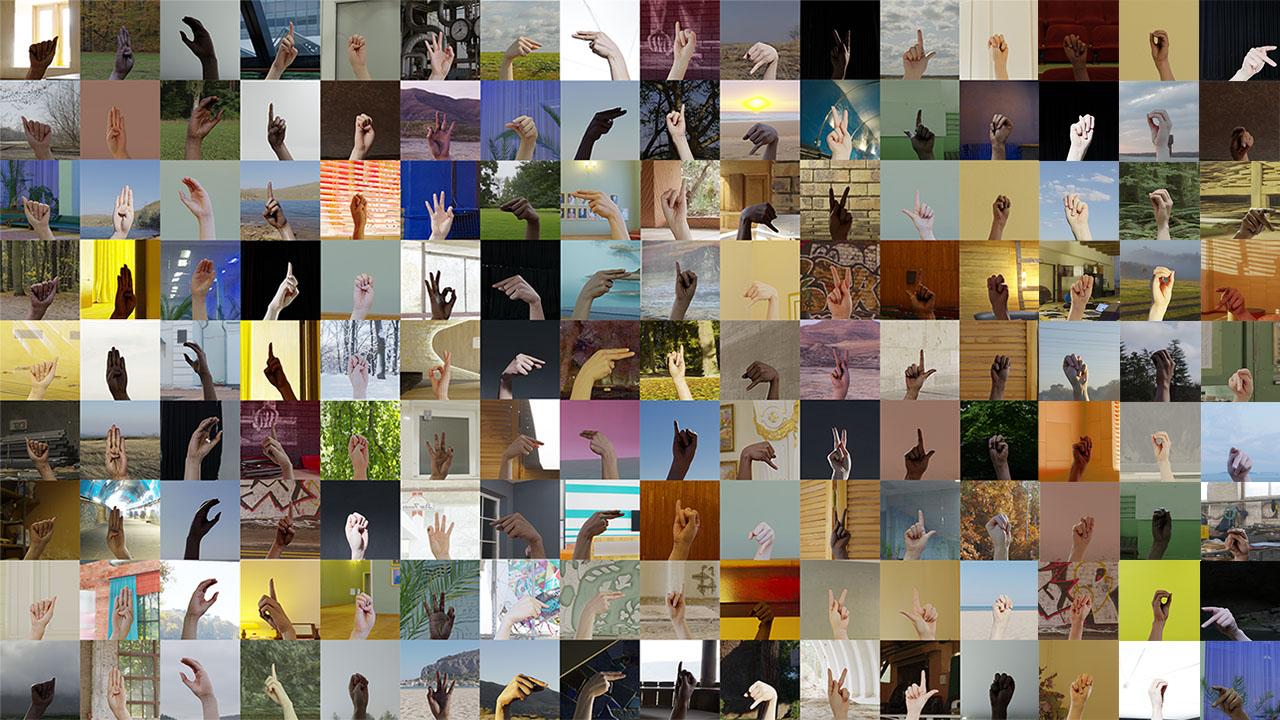
#> input picture alphabet.jpg, 1280 x 720 px, given in place of the camera
$ python collect-data.py
#> lines starting #> are read from the running program, lines starting #| are printed output that depends on the picture; after the words box and inside, x2 and y2 are one past the last pixel; in counts of white or black regions, pixels touching at a corner belong together
import cv2
import numpy as np
import os
import string

# Create the directory structure
if not os.path.exists("data"):
    os.makedirs("data")
if not os.path.exists("data/train"):
    os.makedirs("data/train")
if not os.path.exists("data/test"):
    os.makedirs("data/test")
for i in range(3):
    if not os.path.exists("data/train/" + str(i)):
        os.makedirs("data/train/" + str(i))
    if not os.path.exists("data/test/" + str(i)):
        os.makedirs("data/test/" + str(i))

for i in string.ascii_uppercase:
    if not os.path.exists("data/train/" + i):
        os.makedirs("data/train/" + i)
    if not os.path.exists("data/test/" + i):
        os.makedirs("data/test/" + i)


# Train or test
mode = "train"
directory = "data/" + mode + "/"
minValue = 70

cap = cv2.VideoCapture(0)
interrupt = -1

while True:
    _, frame = cap.read()
#> frame is the input picture: shape (720, 1280, 3); mean B, G, R 106.6, 120.7, 129.1
    # Simulating mirror image
    frame = cv2.flip(frame, 1)
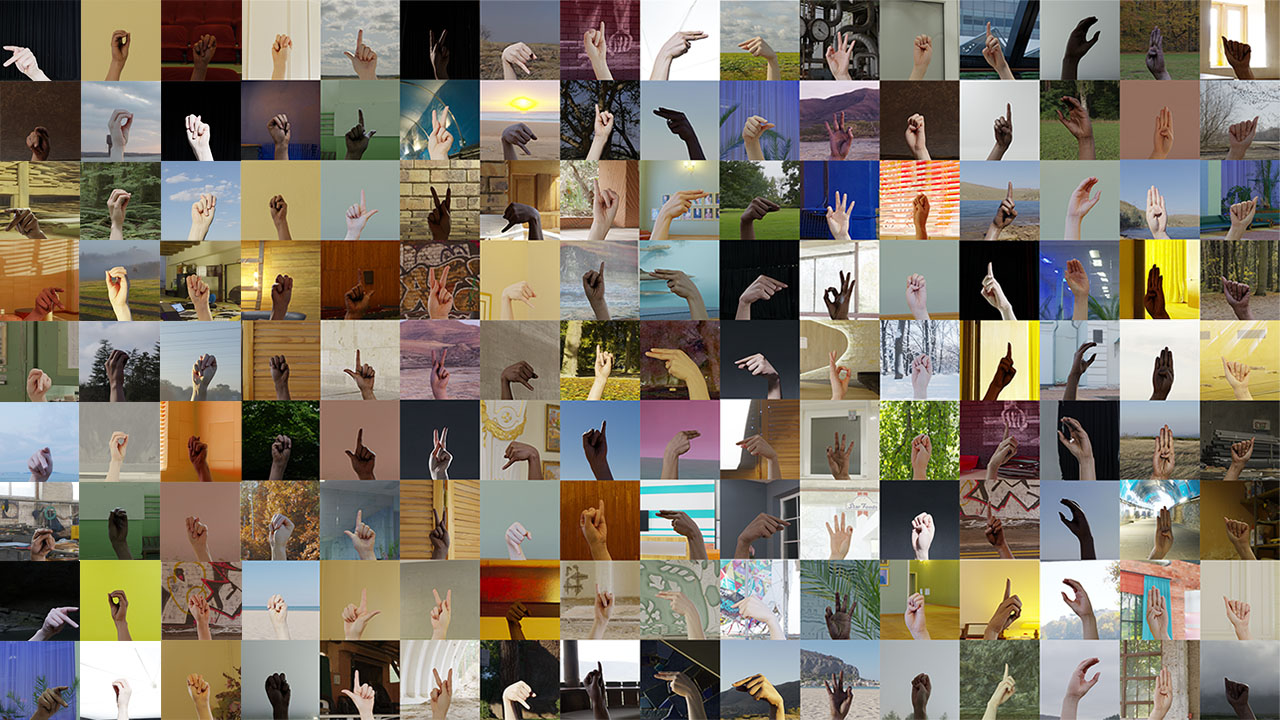
#> frame: shape (720, 1280, 3); mean B, G, R 106.6, 120.7, 129.1

    # Getting count of existing images
    count = {
        "zero": len(os.listdir(directory + "/0")),
        "a": len(os.listdir(directory + "/A")),
        "b": len(os.listdir(directory + "/B")),
        "c": len(os.listdir(directory + "/C")),
        "d": len(os.listdir(directory + "/D")),
        "e": len(os.listdir(directory + "/E")),
        "f": len(os.listdir(directory + "/F")),
        "g": len(os.listdir(directory + "/G")),
        "h": len(os.listdir(directory + "/H")),
        "i": len(os.listdir(directory + "/I")),
        "j": len(os.listdir(directory + "/J")),
        "k": len(os.listdir(directory + "/K")),
        "l": len(os.listdir(directory + "/L")),
        "m": len(os.listdir(directory + "/M")),
        "n": len(os.listdir(directory + "/N")),
        "o": len(os.listdir(directory + "/O")),
        "p": len(os.listdir(directory + "/P")),
        "q": len(os.listdir(directory + "/Q")),
        "r": len(os.listdir(directory + "/R")),
        "s": len(os.listdir(directory + "/S")),
        "t": len(os.listdir(directory + "/T")),
        "u": len(os.listdir(directory + "/U")),
        "v": len(os.listdir(directory + "/V")),
        "w": len(os.listdir(directory + "/W")),
        "x": len(os.listdir(directory + "/X")),
        "y": len(os.listdir(directory + "/Y")),
        "z": len(os.listdir(directory + "/Z")),
    }

    cv2.putText(
        frame,
        "ZERO : " + str(count["zero"]),
        (10, 70),
        cv2.FONT_HERSHEY_PLAIN,
        1,
        (0, 255, 255),
        1,
    )
#> frame: shape (720, 1280, 3); 0.01% of pixels changed, all inside (x1, y1, x2, y2) = (12, 60, 81, 70)

    cv2.putText(
        frame,
        "a : " + str(count["a"]),
        (10, 100),
        cv2.FONT_HERSHEY_PLAIN,
        1,
        (0, 255, 255),
        1,
    )
#> frame: shape (720, 1280, 3); mean B, G, R 106.6, 120.7, 129.1
    cv2.putText(
        frame,
        "b : " + str(count["b"]),
        (10, 110),
        cv2.FONT_HERSHEY_PLAIN,
        1,
        (0, 255, 255),
        1,
    )
#> frame: shape (720, 1280, 3); mean B, G, R 106.6, 120.7, 129.1
    cv2.putText(
        frame,
        "c : " + str(count["c"]),
        (10, 120),
        cv2.FONT_HERSHEY_PLAIN,
        1,
        (0, 255, 255),
        1,
    )
#> frame: shape (720, 1280, 3); mean B, G, R 106.6, 120.8, 129.1
    cv2.putText(
        frame,
        "d : " + str(count["d"]),
        (10, 130),
        cv2.FONT_HERSHEY_PLAIN,
        1,
        (0, 255, 255),
        1,
    )
#> frame: shape (720, 1280, 3); mean B, G, R 106.6, 120.8, 129.1
    cv2.putText(
        frame,
        "e : " + str(count["e"]),
        (10, 140),
        cv2.FONT_HERSHEY_PLAIN,
        1,
        (0, 255, 255),
        1,
    )
#> frame: shape (720, 1280, 3); mean B, G, R 106.6, 120.8, 129.2
    cv2.putText(
        frame,
        "f : " + str(count["f"]),
        (10, 150),
        cv2.FONT_HERSHEY_PLAIN,
        1,
        (0, 255, 255),
        1,
    )
#> frame: shape (720, 1280, 3); mean B, G, R 106.6, 120.8, 129.2
    cv2.putText(
        frame,
        "g : " + str(count["g"]),
        (10, 160),
        cv2.FONT_HERSHEY_PLAIN,
        1,
        (0, 255, 255),
        1,
    )
    cv2.putText(
        frame,
        "h : " + str(count["h"]),
        (10, 170),
        cv2.FONT_HERSHEY_PLAIN,
        1,
        (0, 255, 255),
        1,
    )
#> frame: shape (720, 1280, 3); mean B, G, R 106.6, 120.8, 129.2
    cv2.putText(
        frame,
        "i : " + str(count["i"]),
        (10, 180),
        cv2.FONT_HERSHEY_PLAIN,
        1,
        (0, 255, 255),
        1,
    )
#> frame: shape (720, 1280, 3); mean B, G, R 106.6, 120.8, 129.2
    cv2.putText(
        frame,
        "k : " + str(count["k"]),
        (10, 190),
        cv2.FONT_HERSHEY_PLAIN,
        1,
        (0, 255, 255),
        1,
    )
#> frame: shape (720, 1280, 3); mean B, G, R 106.6, 120.8, 129.2
    cv2.putText(
        frame,
        "l : " + str(count["l"]),
        (10, 200),
        cv2.FONT_HERSHEY_PLAIN,
        1,
        (0, 255, 255),
        1,
    )
#> frame: shape (720, 1280, 3); mean B, G, R 106.6, 120.8, 129.2
    cv2.putText(
        frame,
        "m : " + str(count["m"]),
        (10, 210),
        cv2.FONT_HERSHEY_PLAIN,
        1,
        (0, 255, 255),
        1,
    )
#> frame: shape (720, 1280, 3); mean B, G, R 106.6, 120.8, 129.2
    cv2.putText(
        frame,
        "n : " + str(count["n"]),
        (10, 220),
        cv2.FONT_HERSHEY_PLAIN,
        1,
        (0, 255, 255),
        1,
    )
#> frame: shape (720, 1280, 3); mean B, G, R 106.6, 120.8, 129.2
    cv2.putText(
        frame,
        "o : " + str(count["o"]),
        (10, 230),
        cv2.FONT_HERSHEY_PLAIN,
        1,
        (0, 255, 255),
        1,
    )
#> frame: shape (720, 1280, 3); mean B, G, R 106.6, 120.9, 129.2
    cv2.putText(
        frame,
        "p : " + str(count["p"]),
        (10, 240),
        cv2.FONT_HERSHEY_PLAIN,
        1,
        (0, 255, 255),
        1,
    )
#> frame: shape (720, 1280, 3); mean B, G, R 106.6, 120.9, 129.2
    cv2.putText(
        frame,
        "q : " + str(count["q"]),
        (10, 250),
        cv2.FONT_HERSHEY_PLAIN,
        1,
        (0, 255, 255),
        1,
    )
#> frame: shape (720, 1280, 3); mean B, G, R 106.5, 120.9, 129.2
    cv2.putText(
        frame,
        "r : " + str(count["r"]),
        (10, 260),
        cv2.FONT_HERSHEY_PLAIN,
        1,
        (0, 255, 255),
        1,
    )
#> frame: shape (720, 1280, 3); mean B, G, R 106.5, 120.9, 129.2
    cv2.putText(
        frame,
        "s : " + str(count["s"]),
        (10, 270),
        cv2.FONT_HERSHEY_PLAIN,
        1,
        (0, 255, 255),
        1,
    )
#> frame: shape (720, 1280, 3); mean B, G, R 106.5, 120.9, 129.2
    cv2.putText(
        frame,
        "t : " + str(count["t"]),
        (10, 280),
        cv2.FONT_HERSHEY_PLAIN,
        1,
        (0, 255, 255),
        1,
    )
#> frame: shape (720, 1280, 3); mean B, G, R 106.5, 120.9, 129.2
    cv2.putText(
        frame,
        "u : " + str(count["u"]),
        (10, 290),
        cv2.FONT_HERSHEY_PLAIN,
        1,
        (0, 255, 255),
        1,
    )
#> frame: shape (720, 1280, 3); mean B, G, R 106.5, 120.9, 129.2
    cv2.putText(
        frame,
        "v : " + str(count["v"]),
        (10, 300),
        cv2.FONT_HERSHEY_PLAIN,
        1,
        (0, 255, 255),
        1,
    )
#> frame: shape (720, 1280, 3); mean B, G, R 106.5, 120.9, 129.2
    cv2.putText(
        frame,
        "w : " + str(count["w"]),
        (10, 310),
        cv2.FONT_HERSHEY_PLAIN,
        1,
        (0, 255, 255),
        1,
    )
#> frame: shape (720, 1280, 3); mean B, G, R 106.5, 120.9, 129.3
    cv2.putText(
        frame,
        "x : " + str(count["x"]),
        (10, 320),
        cv2.FONT_HERSHEY_PLAIN,
        1,
        (0, 255, 255),
        1,
    )
#> frame: shape (720, 1280, 3); mean B, G, R 106.5, 120.9, 129.3
    cv2.putText(
        frame,
        "y : " + str(count["y"]),
        (10, 330),
        cv2.FONT_HERSHEY_PLAIN,
        1,
        (0, 255, 255),
        1,
    )
#> frame: shape (720, 1280, 3); mean B, G, R 106.5, 120.9, 129.3
    cv2.putText(
        frame,
        "z : " + str(count["z"]),
        (10, 340),
        cv2.FONT_HERSHEY_PLAIN,
        1,
        (0, 255, 255),
        1,
    )
#> frame: shape (720, 1280, 3); mean B, G, R 106.5, 120.9, 129.3
    # Coordinates of the ROI
    x1 = int(0.5 * frame.shape[1])
#> x1 = 640
    y1 = 10
    x2 = frame.shape[1] - 10
#> x2 = 1270
    y2 = int(0.5 * frame.shape[1])
#> y2 = 640
    # Drawing the ROI
    # The increment/decrement by 1 is to compensate for the bounding box
    cv2.rectangle(frame, (220 - 1, 9), (620 + 1, 419), (255, 0, 0), 1)
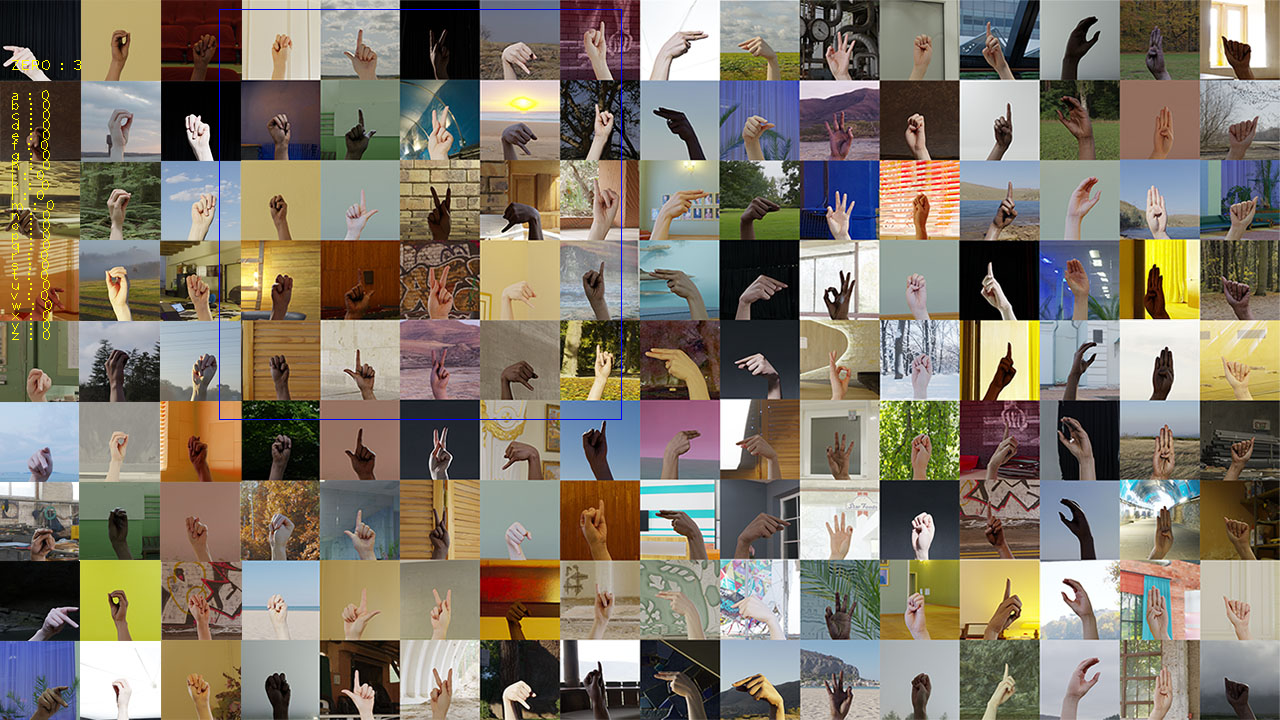
#> frame: shape (720, 1280, 3); mean B, G, R 106.8, 120.8, 129.1
    # Extracting the ROI
    roi = frame[10:410, 220:520]
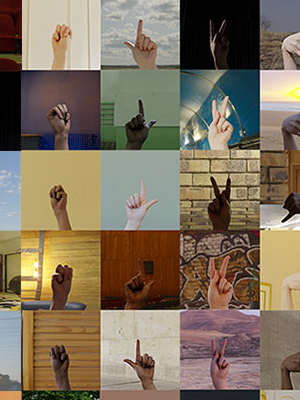
#> roi: shape (400, 300, 3); mean B, G, R 94.2, 114, 127.7
    #    roi = cv2.resize(roi, (64, 64))

    cv2.imshow("Frame", frame)
    gray = cv2.cvtColor(roi, cv2.COLOR_BGR2GRAY)
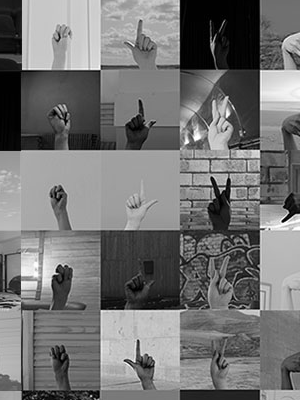
#> gray: shape (400, 300); min 0, max 255, mean 115.8

    blur = cv2.GaussianBlur(gray, (5, 5), 2)
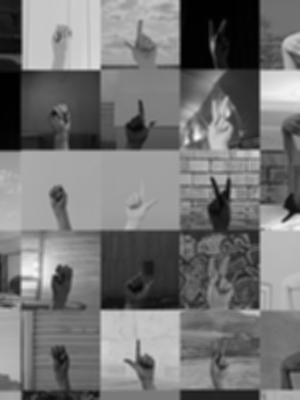
#> blur: shape (400, 300); min 1, max 248, mean 115.8
    # #blur = cv2.bilateralFilter(roi,9,75,75)

    th3 = cv2.adaptiveThreshold(
        blur, 255, cv2.ADAPTIVE_THRESH_GAUSSIAN_C, cv2.THRESH_BINARY_INV, 11, 2
    )
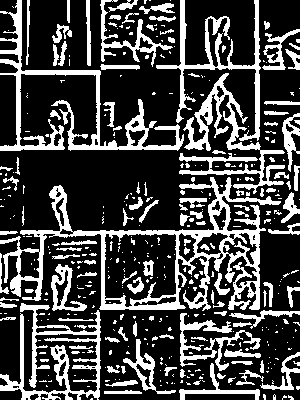
#> th3: shape (400, 300); 27.2% white; 414 white regions (296 under 20 px), largest, box (x1, y1, x2, y2) and area: (0, 177, 281, 311) 7174, (0, 0, 184, 151) 3795, (179, 73, 285, 194) 2873
    ret, test_image = cv2.threshold(
        th3, minValue, 255, cv2.THRESH_BINARY_INV + cv2.THRESH_OTSU
    )
#> ret = 0
    # time.sleep(5)
    # cv2.imwrite("/home/rc/Downloads/soe/im1.jpg", roi)
    # test_image = func("/home/rc/Downloads/soe/im1.jpg")

    test_image = cv2.resize(test_image, (300, 300))
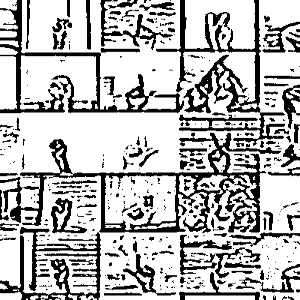
#> test_image: shape (300, 300); min 0, max 255, mean 185.6
    cv2.imshow("test", test_image)

    interrupt = cv2.waitKey(10)
#> (key e is pressed here)
    if interrupt & 0xFF == 27:  # esc key
        break
    if interrupt & 0xFF == ord("0"):
        cv2.imwrite(directory + "0/" + str(count["zero"]) + ".jpg", roi)
    # [12 lines of commented-out code are left out]
    if interrupt & 0xFF == ord("a"):
        cv2.imwrite(directory + "A/" + str(count["a"]) + ".jpg", roi)
    if interrupt & 0xFF == ord("b"):
        cv2.imwrite(directory + "B/" + str(count["b"]) + ".jpg", roi)
    if interrupt & 0xFF == ord("c"):
        cv2.imwrite(directory + "C/" + str(count["c"]) + ".jpg", roi)
    if interrupt & 0xFF == ord("d"):
        cv2.imwrite(directory + "D/" + str(count["d"]) + ".jpg", roi)
    if interrupt & 0xFF == ord("e"):
        cv2.imwrite(directory + "E/" + str(count["e"]) + ".jpg", roi)
    if interrupt & 0xFF == ord("f"):
        cv2.imwrite(directory + "F/" + str(count["f"]) + ".jpg", roi)
    if interrupt & 0xFF == ord("g"):
        cv2.imwrite(directory + "G/" + str(count["g"]) + ".jpg", roi)
    if interrupt & 0xFF == ord("h"):
        cv2.imwrite(directory + "H/" + str(count["h"]) + ".jpg", roi)
    if interrupt & 0xFF == ord("i"):
        cv2.imwrite(directory + "I/" + str(count["i"]) + ".jpg", roi)
    if interrupt & 0xFF == ord("j"):
        cv2.imwrite(directory + "J/" + str(count["j"]) + ".jpg", roi)
    if interrupt & 0xFF == ord("k"):
        cv2.imwrite(directory + "K/" + str(count["k"]) + ".jpg", roi)
    if interrupt & 0xFF == ord("l"):
        cv2.imwrite(directory + "L/" + str(count["l"]) + ".jpg", roi)
    if interrupt & 0xFF == ord("m"):
        cv2.imwrite(directory + "M/" + str(count["m"]) + ".jpg", roi)
    if interrupt & 0xFF == ord("n"):
        cv2.imwrite(directory + "N/" + str(count["n"]) + ".jpg", roi)
    if interrupt & 0xFF == ord("o"):
        cv2.imwrite(directory + "O/" + str(count["o"]) + ".jpg", roi)
    if interrupt & 0xFF == ord("p"):
        cv2.imwrite(directory + "P/" + str(count["p"]) + ".jpg", roi)
    if interrupt & 0xFF == ord("q"):
        cv2.imwrite(directory + "Q/" + str(count["q"]) + ".jpg", roi)
    if interrupt & 0xFF == ord("r"):
        cv2.imwrite(directory + "R/" + str(count["r"]) + ".jpg", roi)
    if interrupt & 0xFF == ord("s"):
        cv2.imwrite(directory + "S/" + str(count["s"]) + ".jpg", roi)
    if interrupt & 0xFF == ord("t"):
        cv2.imwrite(directory + "T/" + str(count["t"]) + ".jpg", roi)
    if interrupt & 0xFF == ord("u"):
        cv2.imwrite(directory + "U/" + str(count["u"]) + ".jpg", roi)
    if interrupt & 0xFF == ord("v"):
        cv2.imwrite(directory + "V/" + str(count["v"]) + ".jpg", roi)
    if interrupt & 0xFF == ord("w"):
        cv2.imwrite(directory + "W/" + str(count["w"]) + ".jpg", roi)
    if interrupt & 0xFF == ord("x"):
        cv2.imwrite(directory + "X/" + str(count["x"]) + ".jpg", roi)
    if interrupt & 0xFF == ord("y"):
        cv2.imwrite(directory + "Y/" + str(count["y"]) + ".jpg", roi)
    if interrupt & 0xFF == ord("z"):
        cv2.imwrite(directory + "Z/" + str(count["z"]) + ".jpg", roi)

cap.release()
cv2.destroyAllWindows()
"""
d = "old-data/test/0"
newd = "data/test/0"
for walk in os.walk(d):
    for file in walk[2]:
        roi = cv2.imread(d+"/"+file)
        roi = cv2.cvtColor(roi, cv2.COLOR_BGR2GRAY)
        _, mask = cv2.threshold(roi, 120, 255, cv2.THRESH_BINARY)
        cv2.imwrite(newd+"/"+file, mask)
"""
